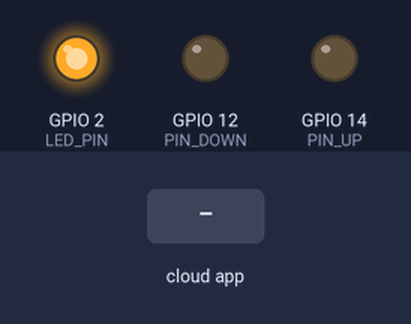
Recording of a program running on a simulated ESP8266 (NodeMCU). On the bench: output pins drawn as LEDs (lit = HIGH). Dashed ring = blinking. The test bench sets the inputs (shaded band). WiFi joins after 1.5 s; servers stay silent unless stated; what the program prints to the serial monitor is not drawn.

Above: at 5.2 s.
5.3 s: the phone or cloud app sets 610bf5bbfc89cf405088ea02 to 0
At 5.7 s:
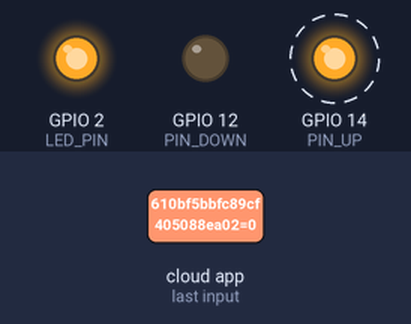
8.3 s: the phone or cloud app sets 610bf5bbfc89cf405088ea02 to 1
At 8.7 s:
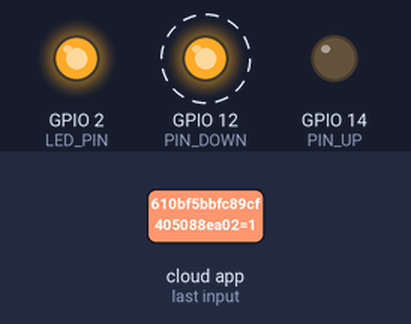
Timing chart, 0 to 11.8 s (numbered marks = the images above; inputs shaded):
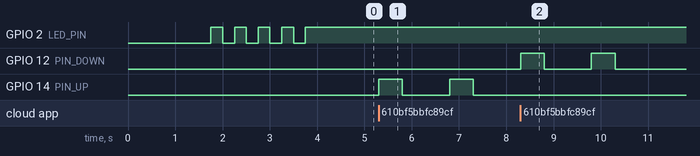

Measured:
- after the input at 5.3 s, GPIO 14 (PIN_UP): alternates HIGH for 0.50 s and LOW for 1.0 s, starting at once
- after the input at 8.3 s, GPIO 12 (PIN_DOWN): alternates HIGH for 0.50 s and LOW for 1.0 s, 4 changes in all, then stays LOW, starting at once

The program:

main.cpp
```cpp
/*
 * Simple example for how to use multiple SinricPro Switch device:
 * - setup 4 switch devices
 * - handle request using multiple callbacks
 *
 * If you encounter any issues:
 * - check the readme.md at https://github.com/sinricpro/esp8266-esp32-sdk/blob/master/README.md
 * - ensure all dependent libraries are installed
 *   - see https://github.com/sinricpro/esp8266-esp32-sdk/blob/master/README.md#arduinoide
 *   - see https://github.com/sinricpro/esp8266-esp32-sdk/blob/master/README.md#dependencies
 * - open serial monitor and check whats happening
 * - check full user documentation at https://sinricpro.github.io/esp8266-esp32-sdk
 * - visit https://github.com/sinricpro/esp8266-esp32-sdk/issues and check for existing issues or open a new one
 */

// Uncomment the following line to enable serial debug output
//#define ENABLE_DEBUG

#ifdef ENABLE_DEBUG
       #define DEBUG_ESP_PORT Serial
       #define NODEBUG_WEBSOCKETS
       #define NDEBUG
#endif

#include <Arduino.h>
#ifdef ESP8266
       #include <ESP8266WiFi.h>
#endif
#ifdef ESP32
       #include <WiFi.h>
#endif

#include "SinricPro.h"
#include "SinricProSwitch.h"

#define WIFI_SSID         "HUAWEI-YBvn"
#define WIFI_PASS         "U9q5mhDF"
#define APP_KEY           "82a7c941-1f5b-4213-8573-981a700c6674"
#define APP_SECRET        "6a6672fe-9337-49dc-9e48-eb90cdaf7e3a-ede997ee-4994-46cd-991d-aca2acc320d9"

#define SWITCH_ID_1       "610bf5bbfc89cf405088ea02"

#define PIN_UP            14        // pin for roller up
#define PIN_DOWN          12        // pin for roller down
#define LED_PIN           2
#define CLICK_DELAY       500       // delay for transistor click

#define BAUD_RATE         9600      // Change baudrate to your need


// #define WIFI_SSID         "bestconnect.pl 130"
// #define WIFI_PASS         "pawel130"
// #define APP_KEY           "f8a06490-7d32-4d07-a861-f6816b5110bb"
// #define APP_SECRET        "e69e639e-8b75-4fcd-950c-ab10c25b0647-0aff0982-55e4-44ac-860e-12701d539538"

// #define SWITCH_ID_1       "6107d3e1fc89cf405088cc5b"

// #define PIN_UP            14        // pin for roller up
// #define PIN_DOWN          12        // pin for roller down
// #define LED_PIN           2
// #define CLICK_DELAY       500       // delay for transistor click

// #define BAUD_RATE         9600      // Change baudrate to your need


// My functions declarations
void rollerDown(uint8_t cnt);
void rollerUp(uint8_t cnt);
void setupGPIO();
void blink(uint8_t cnt);


bool onPowerState1(const String &deviceId, bool &state) {
  Serial.printf("Device 1 turned %s\r\n", state?"on":"off");

  if(state == 1){
    rollerDown(2);         // put rollers down when state==1
  }
  else{
    rollerUp(2);           // put rollers up when state==0
  }
  return true; // request handled properly
}


// setup function for WiFi connection
void setupWiFi() {
  Serial.printf("\r\n[Wifi]: Connecting");
  WiFi.begin(WIFI_SSID, WIFI_PASS);

  while (WiFi.status() != WL_CONNECTED) {
    Serial.printf(".");
    digitalWrite(LED_PIN, 0);               //LED on when connecting or reconnecting
    delay(250);
  }

  blink(5);                                // blink when connected
  Serial.printf("connected!\r\n[WiFi]: IP-Address is %s\r\n", WiFi.localIP().toString().c_str());
}


// setup function for SinricPro
void setupSinricPro() {
  // add devices and callbacks to SinricPro
  SinricProSwitch& mySwitch1 = SinricPro[SWITCH_ID_1];
  mySwitch1.onPowerState(onPowerState1);

  // setup SinricPro
  SinricPro.onConnected([](){ Serial.printf("Connected to SinricPro\r\n"); digitalWrite(LED_PIN, 1); });
  SinricPro.onDisconnected([](){ Serial.printf("Disconnected from SinricPro\r\n"); digitalWrite(LED_PIN, 0); });
  SinricPro.begin(APP_KEY, APP_SECRET);
}


// setup function for GPIO
void setupGPIO(){
  pinMode(PIN_UP, OUTPUT);        // roller pin up
  pinMode(PIN_DOWN, OUTPUT);      // roller pin down
  pinMode(LED_PIN, OUTPUT);       // LED pin

  digitalWrite(PIN_UP, 0);        //basic state - 0
  digitalWrite(PIN_DOWN, 0);      //basic state - 0
  digitalWrite(LED_PIN, 0);       //basic state - 0
}


// function for roller up
void rollerUp(uint8_t cnt){
  for (uint8_t i=0; i<cnt; i++){
    digitalWrite(PIN_UP, 1);
    delay(CLICK_DELAY);
    digitalWrite(PIN_UP, 0);
    delay(CLICK_DELAY*2);
  }

}

// function for roller down
void rollerDown(uint8_t cnt){
  for (uint8_t i=0; i<cnt; i++){
    digitalWrite(PIN_DOWN, 1);
    delay(CLICK_DELAY);
    digitalWrite(PIN_DOWN, 0);
    delay(CLICK_DELAY*2);
  }
}

void blink(uint8_t cnt){
  for(uint8_t i=0; i < cnt; i++){
    digitalWrite(LED_PIN, 0);
    delay(250);
    digitalWrite(LED_PIN, 1);
    delay(250);
  }
}

// main setup function
void setup() {
  Serial.begin(BAUD_RATE); Serial.printf("\r\n\r\n");
  setupGPIO();
  setupWiFi();
  setupSinricPro();
}

void loop() {
  SinricPro.handle();

  // if(WiFi.status() != WL_CONNECTED){
  //   digitalWrite(LED_PIN, 0);                     // led on when not connected
  // }
  // else{
  //   digitalWrite(LED_PIN, 1);                     // led off when not connected
  // }
  // Serial.printf("d");
}
```
